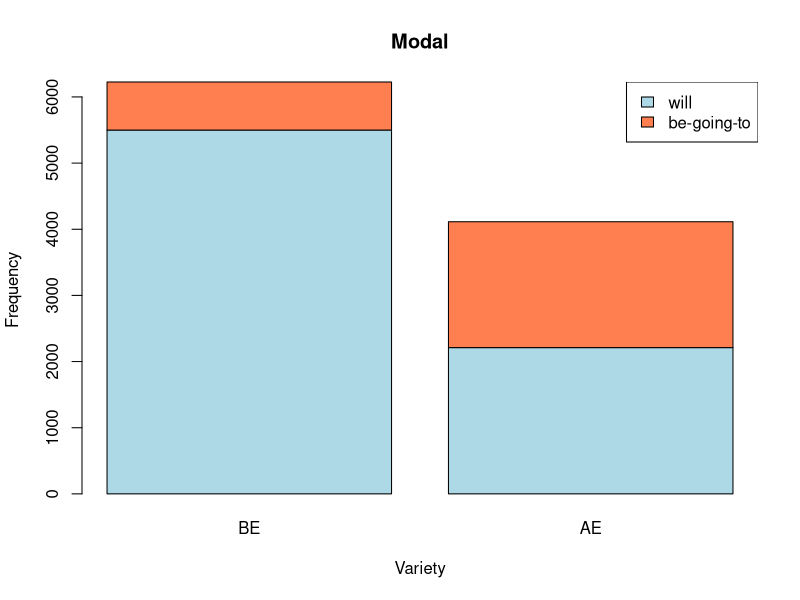

Recreate this plot in R. (Note: this script raises an error after producing the figure.)
# Contingency table in R
modal <- cbind(c(5500, 726), c(2211, 1903)) # matrix
rownames(modal) <- c("will", "begoingto")
colnames(modal) <- c("BE", "AE")

#Visualization
colors <- c("lightblue", "coral")
barplot(modal, col=colors, main="Modal", xlab="Variety", ylab="Frequency")
legend("topright", fill=colors, c("will", "be-going-to")) 

# Alternatively, try adding the argument ‘beside = TRUE
barplot(over, beside = TRUE, col=colors, main="Modal", xlab="Variety", 
        ylab="Frequency") #over, beside 이런거 잘못됐으니까 다시 올려두겠음.

#Calculating proportions of each variable
prop.table(modal) #전체를 더하면 1이 될 것임.

prop.table(modal, 1) # 각 row의 ratio를 보여줌

prop.table(modal, 2) # ratio, each column



install.packages("vcd")
library(vcd)
assocstats(modal)

chisq.test(modal)$expected
chisq.test(modal) #significant association : 영국인, 미국인 will & be going to --> 이걸 사용하는 방식이다르다!!(plain)

1-pchisq(1561.8, df=1)

#실습
over <- cbind(c(22,4), c(5,12)) #matrix
rownames(over) <- c("meta", "nonm")
colnames(over) <- c("acad", "conv")
over

#visualize
colors <- c("lightblue", "coral")
barplot(over, col=colors, main="over", xalb="Register", ylab="Frequency")
legend("topright", fill=colors, c("metaphoric", "nonmetaphoric")) 

#effect size
prop.table(over, 2) #아까 이게좀 괜찮았던듯(?)

#x^2
assocstats(over)
chisq.test(over)

#chi-squared(df=1) = 11.149, p<.001

